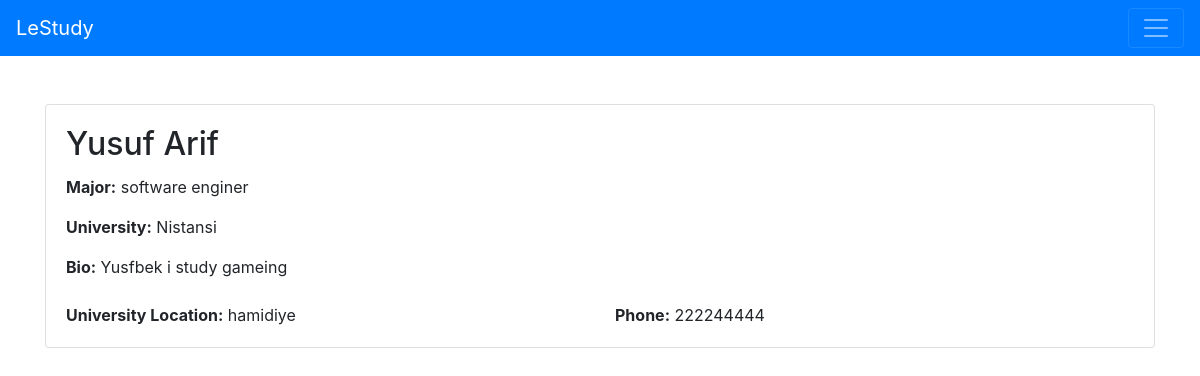
The page /student/2/ on the database its author committed.
### LetsStudyApp/models.py (models this page shows, shortened)
class Student(models.Model):
    first_name = models.CharField(max_length=100)
    last_name = models.CharField(max_length=100)
    bio = models.TextField(blank=True, null=True)
    phone_number = models.CharField(max_length=20, unique=True)
    university_name = models.CharField(max_length=100)
    university_location = models.CharField(max_length=255)
    major_name = models.CharField(max_length=100)

### LetsStudyApp/views.py (the view)
# urls.py: path('student/<int:pk>/', StudentDetailView.as_view(), name='student_detail'),
class StudentDetailView(DetailView):
    model = Student  # Specify the model for the detailed view
    template_name = 'LetsStudyApp/student_detail.html'  # Specify the template for rendering
    context_object_name = 'student'

### LetsStudyApp/templates/LetsStudyApp/student_detail.html (shortened to what this page needs)
<!DOCTYPE html>
<html lang="en">
<head>
<link rel="stylesheet" href="https://cdn.jsdelivr.net/npm/bootstrap@4.6.2/dist/css/bootstrap.min.css">    <title>{{ student.first_name }} {{ student.last_name }} - Student Detail</title>
</head>
<body>
<nav class="navbar navbar-dark bg-primary">
  <a class="navbar-brand" href="{% url 'home' %}">LeStudy</a>
  <button class="navbar-toggler" type="button" data-toggle="collapse" data-target="#navbarSupportedContent" aria-controls="navbarSupportedContent" aria-expanded="false" aria-label="Toggle navigation">
    <span class="navbar-toggler-icon"></span>
  </button>
</nav>
<div class="container mt-5">
    <div class="card">
        <div class="card-body">
            <h2 class="card-title">{{ student.first_name }} {{ student.last_name }}</h2>
            <p class="card-text"><strong>Major:</strong> {{ student.major_name }}</p>
            <p class="card-text"><strong>University:</strong> {{ student.university_name }}</p>
            <p class="card-text"><strong>Bio:</strong> {{ student.bio }}</p>
            <div class="row mt-4">
                <div class="col-md-6">
                    <p class="card-text"><strong>University Location:</strong> {{ student.university_location }}</p>
                </div>
                <div class="col-md-6">
                    <p class="card-text"><strong>Phone:</strong> {{ student.phone_number }}</p>
                </div>
            </div>
        </div>
    </div>
</div>
</body>
</html>

### rows shown on the page
Student: first_name "Yusuf", last_name "Arif", major_name "software enginer", university_name "Nistansi", bio "Yusfbek i study gameing", university_location "hamidiye", phone_number "222244444"
